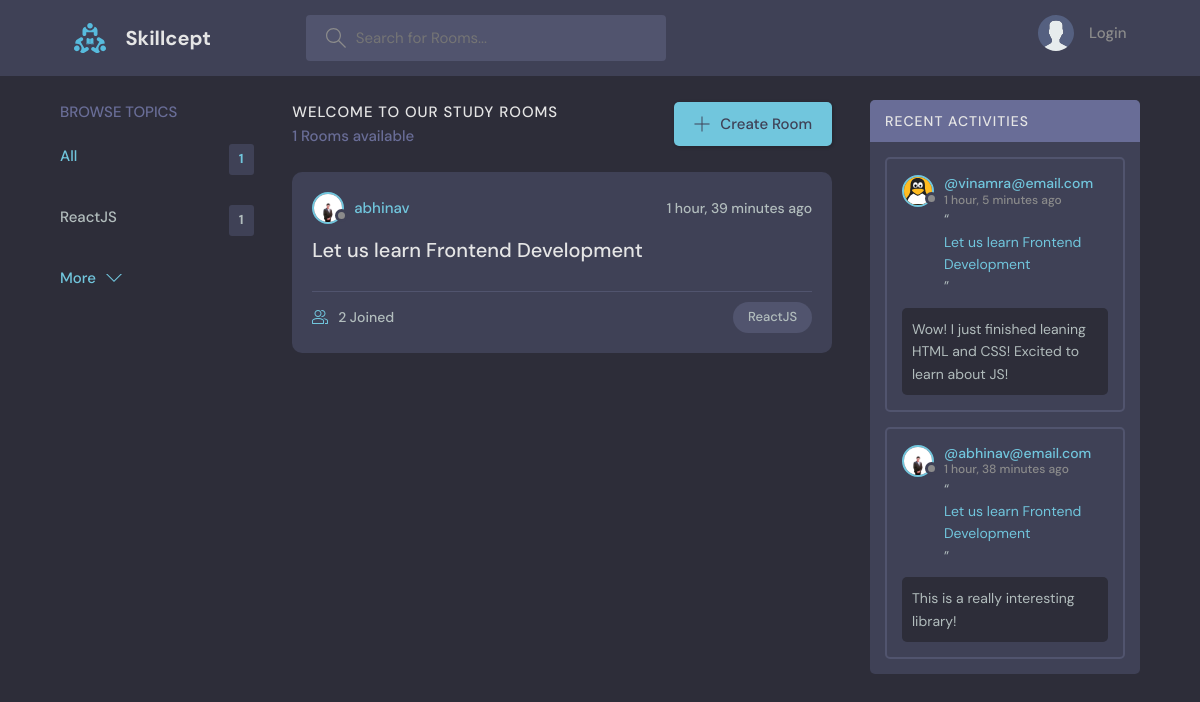
The page / on the database its author committed.
### base/models.py (models this page shows, shortened)
class Topic(models.Model):
    name = models.CharField(max_length=200)

class Room(models.Model):
    host = models.ForeignKey(User, null=True, on_delete=models.SET_NULL)
    topic = models.ForeignKey(Topic, null=True, on_delete=models.SET_NULL)
    name = models.CharField(max_length=200)
    description = models.TextField(null=True, blank=True)
    participants = models.ManyToManyField(User, related_name='participants', blank=True)
    updated = models.DateTimeField(auto_now=True)
    created = models.DateTimeField(auto_now_add=True)
    class Meta:
        ordering = ['-updated', '-created']
    def __str__(self):
        return self.name

class User(AbstractUser):
    name = models.CharField(max_length=200, null=True)
    email = models.EmailField(null=True, unique=True)
    bio = models.TextField(null=True)
    avatar = models.ImageField(null=True, default='nophoto.svg')
    USERNAME_FIELD = 'email'
    REQUIRED_FIELDS =  []

class Message(models.Model):
    user = models.ForeignKey(User, on_delete=models.CASCADE)
    room = models.ForeignKey(Room, on_delete=models.CASCADE)
    body = models.TextField()
    updated = models.DateTimeField(auto_now=True)
    created = models.DateTimeField(auto_now_add=True)
    class Meta:
        ordering = ['-updated', '-created']

### base/views.py (the view)
# urls.py: path('', views.home, name='home'),
def home(request):
    q = request.GET.get('q') if request.GET.get('q') != None else ''
    rooms = Room.objects.filter(Q(topic__name__icontains=q) | Q(name__icontains=q) | Q(description__icontains=q))
    topics = Topic.objects.all()[0:5]
    room_count = rooms.count()
    room_messages = Message.objects.filter(Q(room__topic__name__icontains=q))
    context = {'rooms': rooms, 'topics': topics, 'room_count': room_count, 'room_messages': room_messages}
    return render(request, 'base/home.html', context)

### base/templates/base/home.html (shortened to what this page needs)
{% extends 'main.html' %}
{% block content %}
<main class="layout layout--3">
  <div class="container">
    {% include 'base/topics_component.html' %}
    <div class="roomList">
      <div class="roomList__header">
        <div>
          <h2>Welcome to our Study Rooms</h2>
          <p>{{room_count}} Rooms available</p>
        </div>
        <a class="btn btn--main" href="{% url 'create-room' %}">
          <svg
            version="1.1"
            xmlns="http://www.w3.org/2000/svg"
            width="32"
            height="32"
            viewBox="0 0 32 32"
          >
            <title>add</title>
            <path
              d="M16.943 0.943h-1.885v14.115h-14.115v1.885h14.115v14.115h1.885v-14.115h14.115v-1.885h-14.115v-14.115z"
            ></path>
          </svg>
          Create Room
        </a>
      </div>
      {% include 'base/feed_component.html' %}
    </div>
    {% include 'base/activity_component.html' %}
  </div>
</main>
{% endblock %}

### base/templates/base/topics_component.html
<div class="topics">
  <div class="topics__header">
    <h2>Browse Topics</h2>
  </div>
  <ul class="topics__list">
    <li>
      <a href="{% url 'home' %}" class="active">All <span>{{topics.count}}</span></a>
    </li>
    {% for topic in topics %}
    <li>
      <a href="{% url 'home' %}?q={{topic.name}}">{{topic.name}}<span>{{topic.room_set.all.count}}</span></a>
    </li>
    {% endfor %}
  </ul>
  <a class="btn btn--link" href="{% url 'topics' %}">
    More
    <svg
      version="1.1"
      xmlns="http://www.w3.org/2000/svg"
      width="32"
      height="32"
      viewBox="0 0 32 32"
    >
      <title>chevron-down</title>
      <path d="M16 21l-13-13h-3l16 16 16-16h-3l-13 13z"></path>
    </svg>
  </a>
</div>

### base/templates/base/feed_component.html (shortened to what this page needs)
{% for room in rooms %}
    <div class="roomListRoom">
        <div class="roomListRoom__header">
        <a href="{% url 'user-profile' room.host.id %}" class="roomListRoom__author">
            <div class="avatar avatar--small">
            <img src="{{room.host.avatar.url}}" />
            </div>
            <span>{{room.host.username}}</span>
        </a>
        <div class="roomListRoom__actions">
            <span>{{room.created|timesince}} ago</span>
        </div>
        </div>
        <div class="roomListRoom__content">
        <a href="{% url 'room' room.id %}">{{room.name}}</a>
        </div>
        <div class="roomListRoom__meta">
        <a href="{% url 'room' room.id %}" class="roomListRoom__joined">
            {{room.participants.all.count}} Joined
        </a>
        <p class="roomListRoom__topic">{{room.topic.name}}</p>
        </div>
    </div>
{% endfor %}

### base/templates/base/activity_component.html (shortened to what this page needs)
<div class="activities">
  <div class="activities__header">
    <h2>Recent Activities</h2>
  </div>
  {% for message in room_messages %}
    <div class="activities__box">
        <div class="activities__boxHeader roomListRoom__header">
        <a href="{% url 'user-profile' message.user.id %}" class="roomListRoom__author">
            <div class="avatar avatar--small">
            <img src="{{message.user.avatar.url}}" />
            </div>
            <p>
            @{{message.user}}
            <span>{{message.created|timesince}} ago</span>
            </p>
        </a>
        </div>
        <div class="activities__boxContent">
            <p>
                “<a href="{% url 'room' message.room.id %}">{{message.room}}</a>”
            </p>
            <div class="activities__boxRoomContent">
                {{message.body}}
            </div>
        </div>
    </div>
  {% endfor %}
</div>

### rows shown on the page
Topic: name "ReactJS", room_set.all.count "1"
Room: host.avatar (placeholder picture), host.username "abhinav", created "1 hour, 39 minutes", name "Let us learn Frontend Development", participants.all.count "2", topic.name "ReactJS"
Message: user.avatar (placeholder picture), user "vinamra@email.com", created "1 hour, 5 minutes", room "Let us learn Frontend Development", body "Wow! I just finished leaning HTML and CSS! Excited to learn about JS!"
Message: user.avatar (placeholder picture), user "abhinav@email.com", created "1 hour, 38 minutes", room "Let us learn Frontend Development", body "This is a really interesting library!"

### other values the page prints
{{ topics.count }} "1"
{{ room_count }} "1"
